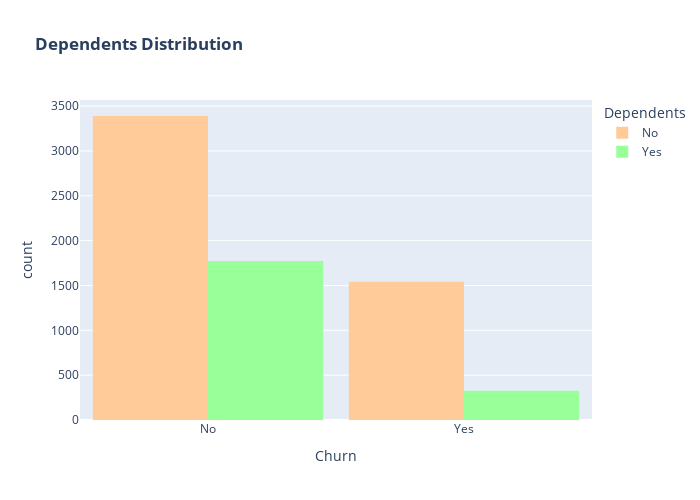

Write notebook code for a chart like this one.
### Code cell
# Define a custom color map for 'Dependents' distribution
dependents_color_map = {"Yes": "#99ff99", "No": "#ffcc99"}  # Updated colors

# Create a histogram using Plotly Express with custom colors for 'Dependents'
fig = px.histogram(df, x="Churn", color="Dependents", barmode="group", title="<b>Dependents Distribution</b>",
                   color_discrete_map=dependents_color_map)

# Update layout with specific width, height, and bargap
fig.update_layout(width=700, height=500, bargap=0.1)

# Show the figure
fig.show()

### Figure 1 — Plotly figure (JSON) as saved in the notebook; plotly's stock layout.template omitted (floating-point values rounded to 4 significant figures; data arrays with more than 128 entries replaced by an {"elided": "..."} marker saying what was removed)
{"data": [{"alignmentgroup": "True", "bingroup": "x", "hovertemplate": "Dependents=No<br>Churn=%{x}<br>count=%{y}<extra></extra>", "legendgroup": "No", "marker": {"color": "#ffcc99", "pattern": {"shape": ""}}, "name": "No", "offsetgroup": "No", "orientation": "v", "showlegend": true, "type": "histogram", "x": {"elided": "4933 str values"}, "xaxis": "x", "yaxis": "y"}, {"alignmentgroup": "True", "bingroup": "x", "hovertemplate": "Dependents=Yes<br>Churn=%{x}<br>count=%{y}<extra></extra>", "legendgroup": "Yes", "marker": {"color": "#99ff99", "pattern": {"shape": ""}}, "name": "Yes", "offsetgroup": "Yes", "orientation": "v", "showlegend": true, "type": "histogram", "x": {"elided": "2099 str values"}, "xaxis": "x", "yaxis": "y"}], "layout": {"bargap": 0.1, "barmode": "group", "height": 500, "legend": {"title": {"text": "Dependents"}, "tracegroupgap": 0}, "title": {"text": "<b>Dependents Distribution</b>"}, "width": 700, "xaxis": {"anchor": "y", "autorange": true, "domain": [0, 1], "range": [-0.5, 1.5], "title": {"text": "Churn"}, "type": "category"}, "yaxis": {"anchor": "x", "autorange": true, "domain": [0, 1], "range": [0, 3568.0], "title": {"text": "count"}}}}
